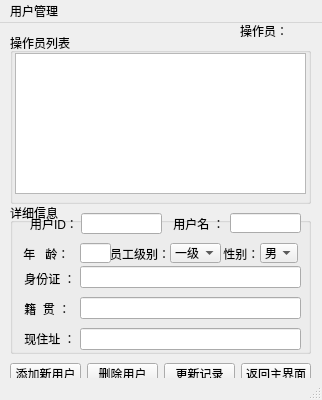
<?xml version="1.0" encoding="UTF-8"?>
<ui version="4.0">
 <class>Usermanage</class>
 <widget class="QMainWindow" name="Usermanage">
  <property name="geometry">
   <rect>
    <x>0</x>
    <y>0</y>
    <width>322</width>
    <height>400</height>
   </rect>
  </property>
  <property name="windowTitle">
   <string>MainWindow</string>
  </property>
  <widget class="QWidget" name="centralwidget">
   <widget class="QGroupBox" name="groupBox">
    <property name="geometry">
     <rect>
      <x>10</x>
      <y>10</y>
      <width>301</width>
      <height>171</height>
     </rect>
    </property>
    <property name="title">
     <string>操作员列表</string>
    </property>
   </widget>
   <widget class="QGroupBox" name="groupBox_2">
    <property name="geometry">
     <rect>
      <x>10</x>
      <y>180</y>
      <width>301</width>
      <height>151</height>
     </rect>
    </property>
    <property name="title">
     <string>详细信息</string>
    </property>
    <widget class="QWidget" name="layoutWidget">
     <property name="geometry">
      <rect>
       <x>70</x>
       <y>60</y>
       <width>221</width>
       <height>91</height>
      </rect>
     </property>
     <layout class="QVBoxLayout" name="verticalLayout_3">
      <item>
       <widget class="QLineEdit" name="lineEdit_5"/>
      </item>
      <item>
       <widget class="QLineEdit" name="lineEdit_4"/>
      </item>
      <item>
       <widget class="QLineEdit" name="lineEdit_3"/>
      </item>
     </layout>
    </widget>
    <widget class="QLineEdit" name="lineEdit">
     <property name="geometry">
      <rect>
       <x>71</x>
       <y>10</y>
       <width>81</width>
       <height>21</height>
      </rect>
     </property>
    </widget>
    <widget class="QLineEdit" name="lineEdit_2">
     <property name="geometry">
      <rect>
       <x>220</x>
       <y>10</y>
       <width>71</width>
       <height>20</height>
      </rect>
     </property>
    </widget>
    <widget class="QLabel" name="label_3">
     <property name="geometry">
      <rect>
       <x>20</x>
       <y>10</y>
       <width>51</width>
       <height>21</height>
      </rect>
     </property>
     <property name="text">
      <string>用户ID：</string>
     </property>
    </widget>
    <widget class="QLabel" name="label_4">
     <property name="geometry">
      <rect>
       <x>160</x>
       <y>10</y>
       <width>59</width>
       <height>21</height>
      </rect>
     </property>
     <property name="text">
      <string> 用户名 ：</string>
     </property>
    </widget>
    <widget class="QLabel" name="label_7">
     <property name="geometry">
      <rect>
       <x>11</x>
       <y>120</y>
       <width>59</width>
       <height>31</height>
      </rect>
     </property>
     <property name="text">
      <string> 现住址 ：</string>
     </property>
    </widget>
    <widget class="QLabel" name="label_8">
     <property name="geometry">
      <rect>
       <x>11</x>
       <y>90</y>
       <width>59</width>
       <height>31</height>
      </rect>
     </property>
     <property name="text">
      <string> 籍  贯 ：</string>
     </property>
    </widget>
    <widget class="QLabel" name="label_9">
     <property name="geometry">
      <rect>
       <x>11</x>
       <y>60</y>
       <width>59</width>
       <height>31</height>
      </rect>
     </property>
     <property name="text">
      <string> 身份证 ：</string>
     </property>
    </widget>
    <widget class="QLabel" name="label_5">
     <property name="geometry">
      <rect>
       <x>100</x>
       <y>40</y>
       <width>61</width>
       <height>21</height>
      </rect>
     </property>
     <property name="text">
      <string>员工级别：</string>
     </property>
    </widget>
    <widget class="QComboBox" name="comboBox">
     <property name="geometry">
      <rect>
       <x>160</x>
       <y>40</y>
       <width>51</width>
       <height>20</height>
      </rect>
     </property>
     <item>
      <property name="text">
       <string>一级</string>
      </property>
     </item>
     <item>
      <property name="text">
       <string>二级</string>
      </property>
     </item>
     <item>
      <property name="text">
       <string>三级</string>
      </property>
     </item>
    </widget>
    <widget class="QLabel" name="label_6">
     <property name="geometry">
      <rect>
       <x>210</x>
       <y>40</y>
       <width>42</width>
       <height>21</height>
      </rect>
     </property>
     <property name="text">
      <string> 性别：</string>
     </property>
    </widget>
    <widget class="QComboBox" name="comboBox_2">
     <property name="geometry">
      <rect>
       <x>250</x>
       <y>40</y>
       <width>38</width>
       <height>20</height>
      </rect>
     </property>
     <item>
      <property name="text">
       <string>男</string>
      </property>
     </item>
     <item>
      <property name="text">
       <string>女</string>
      </property>
     </item>
    </widget>
    <widget class="QLabel" name="label_10">
     <property name="geometry">
      <rect>
       <x>10</x>
       <y>30</y>
       <width>71</width>
       <height>41</height>
      </rect>
     </property>
     <property name="text">
      <string> 年   龄：</string>
     </property>
    </widget>
    <widget class="QLineEdit" name="lineEdit_6">
     <property name="geometry">
      <rect>
       <x>70</x>
       <y>40</y>
       <width>31</width>
       <height>20</height>
      </rect>
     </property>
    </widget>
   </widget>
   <widget class="QTableView" name="tableView">
    <property name="geometry">
     <rect>
      <x>15</x>
      <y>30</y>
      <width>291</width>
      <height>141</height>
     </rect>
    </property>
   </widget>
   <widget class="QWidget" name="layoutWidget">
    <property name="geometry">
     <rect>
      <x>10</x>
      <y>340</y>
      <width>301</width>
      <height>21</height>
     </rect>
    </property>
    <layout class="QHBoxLayout" name="horizontalLayout">
     <item>
      <widget class="QPushButton" name="pushButton">
       <property name="text">
        <string>添加新用户</string>
       </property>
      </widget>
     </item>
     <item>
      <widget class="QPushButton" name="pushButton_2">
       <property name="text">
        <string>删除用户</string>
       </property>
      </widget>
     </item>
     <item>
      <widget class="QPushButton" name="pushButton_3">
       <property name="text">
        <string>更新记录</string>
       </property>
      </widget>
     </item>
     <item>
      <widget class="QPushButton" name="pushButton_4">
       <property name="text">
        <string>返回主界面</string>
       </property>
      </widget>
     </item>
    </layout>
   </widget>
   <widget class="QWidget" name="layoutWidget">
    <property name="geometry">
     <rect>
      <x>240</x>
      <y>0</y>
      <width>81</width>
      <height>16</height>
     </rect>
    </property>
    <layout class="QHBoxLayout" name="horizontalLayout_2">
     <item>
      <widget class="QLabel" name="label">
       <property name="text">
        <string>操作员：</string>
       </property>
      </widget>
     </item>
     <item>
      <widget class="QLabel" name="label_2">
       <property name="text">
        <string/>
       </property>
      </widget>
     </item>
    </layout>
   </widget>
  </widget>
  <widget class="QMenuBar" name="menubar">
   <property name="geometry">
    <rect>
     <x>0</x>
     <y>0</y>
     <width>322</width>
     <height>19</height>
    </rect>
   </property>
   <widget class="QMenu" name="menu">
    <property name="title">
     <string>用户管理</string>
    </property>
   </widget>
   <addaction name="menu"/>
  </widget>
  <widget class="QStatusBar" name="statusbar"/>
 </widget>
 <resources/>
 <connections/>
</ui>
